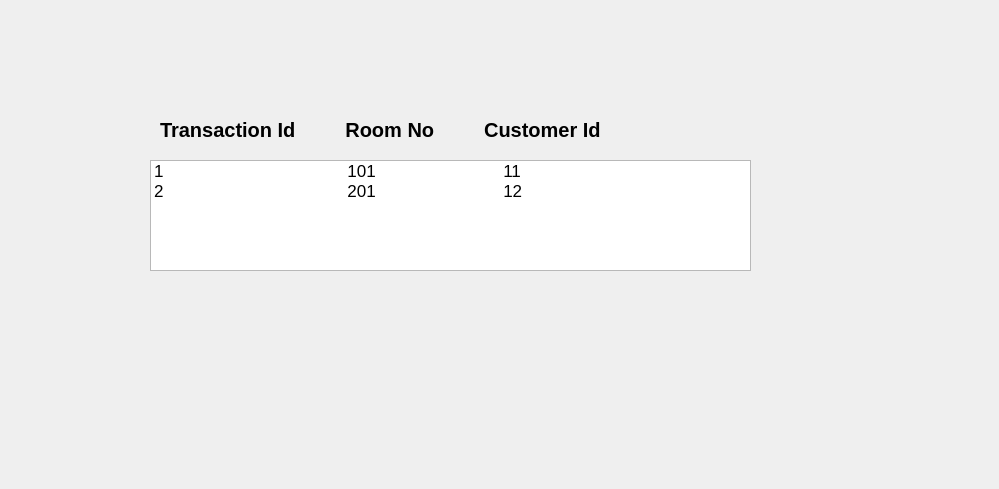
<?xml version="1.0" encoding="UTF-8"?>
<ui version="4.0">
 <class>transaction</class>
 <widget class="QDialog" name="transaction">
  <property name="windowModality">
   <enum>Qt::WindowModal</enum>
  </property>
  <property name="geometry">
   <rect>
    <x>0</x>
    <y>0</y>
    <width>999</width>
    <height>489</height>
   </rect>
  </property>
  <property name="windowTitle">
   <string>Booking Transaction</string>
  </property>
  <widget class="QListWidget" name="lstWidget">
   <property name="geometry">
    <rect>
     <x>150</x>
     <y>160</y>
     <width>601</width>
     <height>111</height>
    </rect>
   </property>
   <property name="font">
    <font>
     <pointsize>13</pointsize>
    </font>
   </property>
   <item>
    <property name="text">
     <string>1                                       101                           11</string>
    </property>
   </item>
   <item>
    <property name="text">
     <string>2                                       201                           12</string>
    </property>
   </item>
  </widget>
  <widget class="QLabel" name="label">
   <property name="geometry">
    <rect>
     <x>160</x>
     <y>120</y>
     <width>671</width>
     <height>20</height>
    </rect>
   </property>
   <property name="font">
    <font>
     <pointsize>15</pointsize>
     <weight>75</weight>
     <bold>true</bold>
    </font>
   </property>
   <property name="text">
    <string>Transaction Id         Room No         Customer Id         </string>
   </property>
  </widget>
 </widget>
 <resources/>
 <connections/>
</ui>
